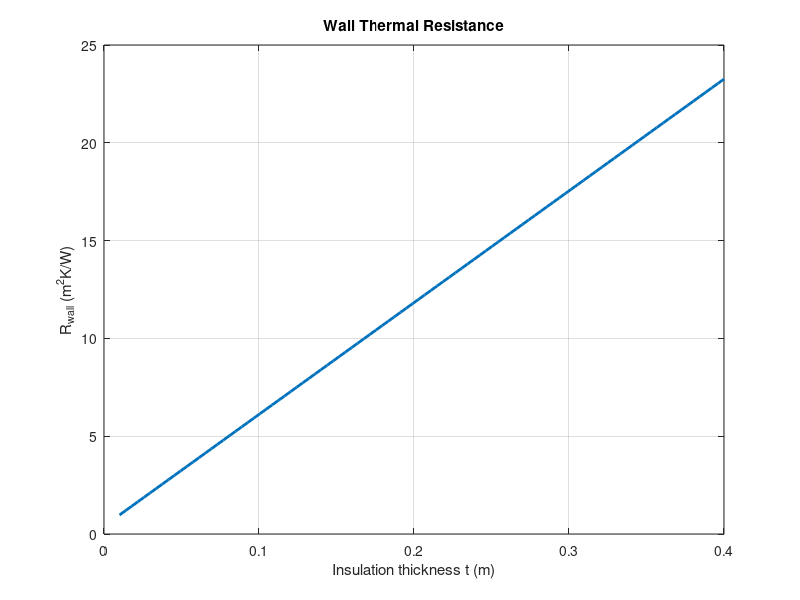
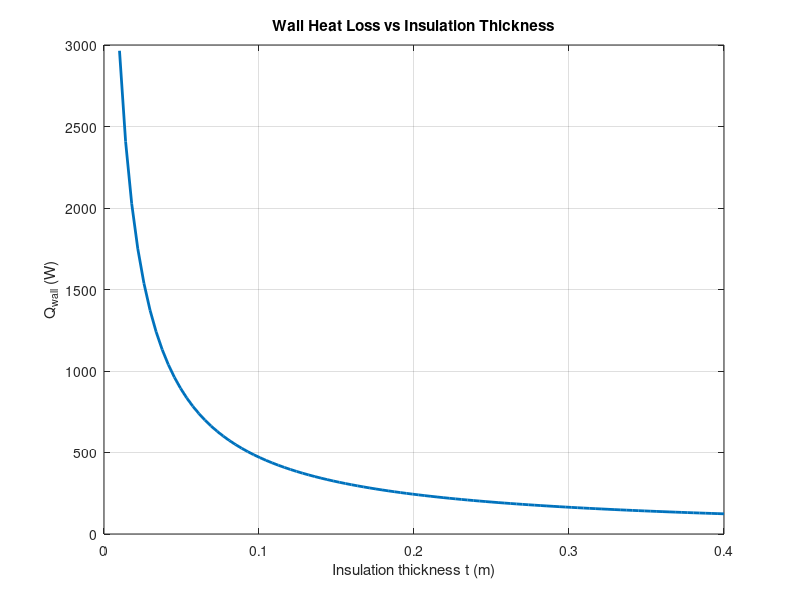
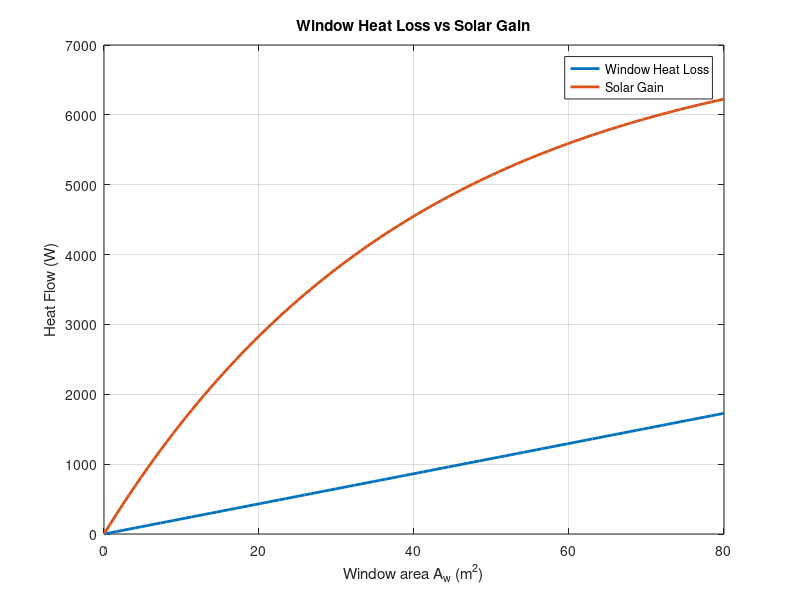
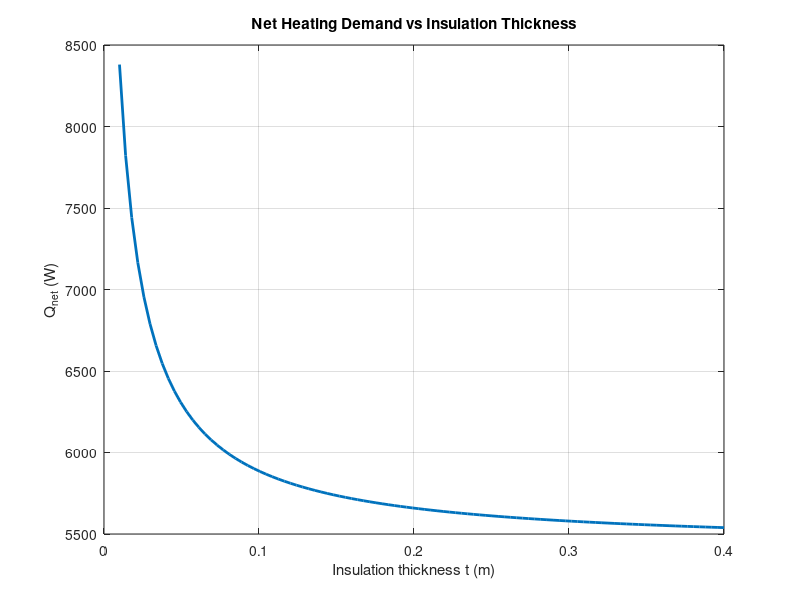

Write the MATLAB code that produced these figures, in order.
    Rbase = 0.4;
    k = 0.035;
    Atotal = 200;
    Amax = 40;
    dT = 18;
    g = 0.6;
    Isol = 300;
    Uwindow = 1.2;
    H = 2500;
    ce =2.30;
    ct = 120;
    cw = 150;
    gamma = 0.3;
    betta_cool = 5;

    Rwall = @(t) Rbase + 2*t/k;

    Qwall = @(t,Aw) (Atotal - Aw)*dT./Rwall(t);

    Qwindow = @(Aw) Uwindow*Aw*dT;

    Qsolar = @(Aw) g*Isol*Amax*(1 - exp(-Aw./Amax));

    Qcool = @(t,Aw) betta_cool*Aw.^2 .* (1 + 5*t);

    Qwinter = @(t,Aw) max(0, Qwall(t,Aw) + Qwindow(Aw) - Qsolar(Aw));
    Qsummer = @(t,Aw) max(0, Qwall_s(t,Aw) + Qwindow_s(Aw) + Qsolar_s(Aw));

    Qnet = @(t,Aw) Qwall(t,Aw) + Qwindow(Aw) + Qsolar(Aw);

    t_star = 0.18;
    Aw_star = 30;

    lambda_t = 8e7;
    lambda_A = 200;

    Ccomfort = @(t,Aw) ...
        lambda_t*(t - t_star).^2 + ...
        lambda_A*(Aw - Aw_star).^2;




    E = @(t,Aw) H * Qnet(t,Aw);

    C = @(t,Aw) ...
        ce*H*Qnet(t,Aw)/1000 ...
        + ce*H*Qcool(t,Aw)/1000 ...
        + cw*Aw ...
        + gamma*Aw.^2 ...
        + 5e5*(Aw/Atotal - 1.5*t).^2 ...
        + Ccomfort(t,Aw);


    %Sanity Checks

    t = linspace(0.01,0.4,100);

    figure
    plot(t,Rwall(t),'LineWidth',2)
    xlabel('Insulation thickness t (m)')
    ylabel('R_{wall} (m^2K/W)')
    title('Wall Thermal Resistance')
    grid on

    t = linspace(0.01,0.4,100);
    Aw = 40;

    figure
    plot(t,Qwall(t,Aw),'LineWidth',2)
    xlabel('Insulation thickness t (m)')
    ylabel('Q_{wall} (W)')
    title('Wall Heat Loss vs Insulation Thickness')
    grid on

    Aw = linspace(0,80,100);

    figure
    plot(Aw,Qwindow(Aw),'LineWidth',2)
    hold on
    plot(Aw,Qsolar(Aw),'LineWidth',2)
    xlabel('Window area A_w (m^2)')
    ylabel('Heat Flow (W)')
    title('Window Heat Loss vs Solar Gain')
    legend('Window Heat Loss','Solar Gain')
    grid on


    t = linspace(0.01,0.4,100);
    Aw = 40;

    figure
    plot(t,Qnet(t,Aw),'LineWidth',2)
    xlabel('Insulation thickness t (m)')
    ylabel('Q_{net} (W)')
    title('Net Heating Demand vs Insulation Thickness')
    grid on

    Aw = linspace(0,80,100);
    t = 0.15;

    figure
    plot(Aw,Qnet(t,Aw),'LineWidth',2)
    xlabel('Window area A_w (m^2)')
    ylabel('Q_{net} (W)')
    title('Net Heating Demand vs Window Area')
    grid on

    t = linspace(0.01,0.4,100);
    Aw = 40;

    figure
    plot(t,C(t,Aw),'LineWidth',2)
    xlabel('Insulation thickness t (m)')
    ylabel('Cost (€)')
    title('Cost vs Insulation Thickness')
    grid on

    [tg,Awg] = meshgrid(linspace(0.01,0.4,200), linspace(0,80,50));

    Cost = C(tg,Awg);

    figure
    surf(tg,Awg,Cost)
    xlabel('Insulation thickness t')
    ylabel('Window area A_w')
    zlabel('Cost (€)')
    title('Cost Surface')

    figure
    contour(tg,Awg,Cost,30)
    xlabel('Insulation thickness t')
    ylabel('Window area A_w')
    title('Cost Contours')
    colorbar

t = linspace(0.01,0.4,200);
Aw_fixed = 40;

figure
plot(t, C(t,Aw_fixed), 'LineWidth',2)
xlabel('Insulation thickness t (m)')
ylabel('Cost C')
title('Cost vs Insulation Thickness (A_w = 40 m^2)')
grid on

Aw = linspace(0,80,200);
t_fixed = 0.15;

figure
plot(Aw, C(t_fixed,Aw), 'LineWidth',2)
xlabel('Window area A_w (m^2)')
ylabel('Cost C (€)')
title('Cost vs Window Area (t = 0.15 m)')
grid on
